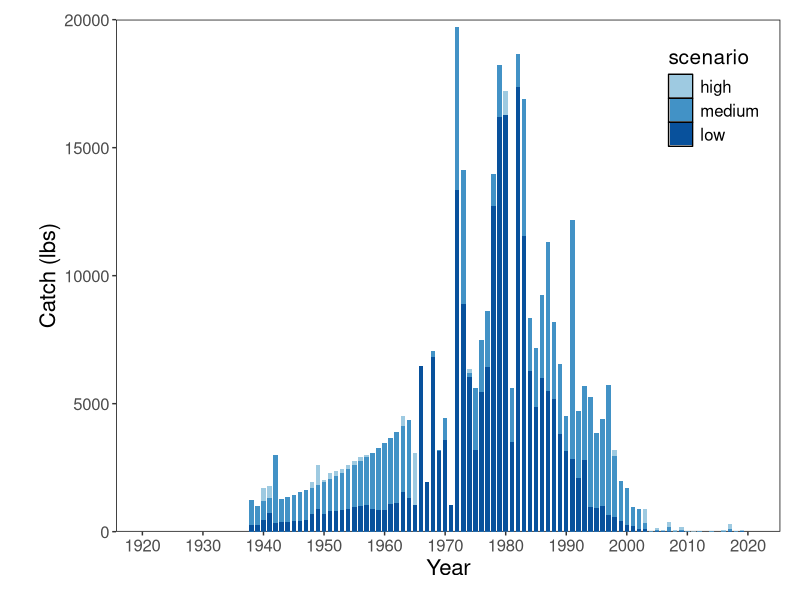

This figure's R source: (Note: this script raises an error after producing the figure.)
### Fig 2 in Min et al. 2023

library(tidyverse)
library(here)
library(ggpubr)

# read in completed catch history files
YE_high <- read.csv(here::here("catch_reconstruction_data", "complete_catch_histories", 
                               "yelloweye_USDPS_catch_scenario_high.csv"))
YE_med <- read.csv(here::here("catch_reconstruction_data", "complete_catch_histories", 
                               "yelloweye_USDPS_catch_scenario_medium.csv"))
YE_low <- read.csv(here::here("catch_reconstruction_data", "complete_catch_histories", 
                               "yelloweye_USDPS_catch_scenario_low.csv"))

# reformat all rec catch into one df
dplyr::select(YE_high, year, US_rec_catch_lbs) %>% 
  dplyr::rename(high = US_rec_catch_lbs) -> YE_high_rec

dplyr::select(YE_med, year, US_rec_catch_lbs) %>% 
  dplyr::rename(medium = US_rec_catch_lbs) -> YE_med_rec

dplyr::select(YE_low, year, US_rec_catch_lbs) %>% 
  dplyr::rename(low = US_rec_catch_lbs) -> YE_low_rec

YE_high_rec %>% 
  left_join(., YE_med_rec, by = "year") %>% 
  left_join(., YE_low_rec, by = "year") %>% 
  pivot_longer(., cols = c("high", "medium", "low")) %>% 
  dplyr::rename(scenario = name) %>% 
  mutate(scenario = factor(scenario, levels = c("high", "medium", "low")))-> YE_rec

# reformat all comm catch into one df
dplyr::select(YE_high, year, US_comm_catch_lbs) %>% 
  dplyr::rename(high = US_comm_catch_lbs) -> YE_high_comm

dplyr::select(YE_med, year, US_comm_catch_lbs) %>% 
  dplyr::rename(medium = US_comm_catch_lbs) -> YE_med_comm

dplyr::select(YE_low, year, US_comm_catch_lbs) %>% 
  dplyr::rename(low = US_comm_catch_lbs) -> YE_low_comm

YE_high_comm %>% 
  left_join(., YE_med_comm, by = "year") %>% 
  left_join(., YE_low_comm, by = "year") %>% 
  pivot_longer(., cols = c("high", "medium", "low")) %>% 
  dplyr::rename(scenario = name) %>% 
  mutate(scenario = factor(scenario, levels = c("high", "medium", "low")))-> YE_comm


# Generate the plots
YE_rec_catch_history_plot <- ggplot(YE_rec, aes(x = year, y = value, fill = scenario))+
  geom_bar(stat = "identity", position = position_dodge(width = 0), width = 2.2)+
  scale_fill_manual(values = c("#9ecae1", "#4292c6", "#08519c"))+
  theme(axis.text = element_text(size = 12),
        axis.title = element_text(size = 16),
        panel.background = element_rect(fill = "white", color = "black"),
        panel.grid = element_blank(),
        legend.position = c(0.9, 0.85),
        legend.text = element_text(size = 12),
        legend.title = element_text(size = 15),
        plot.margin = unit(c(0.5,0.5,0.5,1), "cm"))+
  xlab("Year")+
  ylab("Catch (lbs)")+
  scale_x_continuous(breaks = seq(1920, 2020, 10)) +
  scale_y_continuous(expand = c(0,0), limits = c(0, 20000))

ggsave(paste0(fig_dir, "/for_paper/YE_rec.pdf"), YE_rec_catch_history_plot, height = 6, width = 12)

YE_comm_catch_history_plot <- ggplot(YE_comm, aes(x = year, y = value, fill = scenario))+
  geom_bar(stat = "identity", position = position_dodge(width = 0), width = 2.2)+
  scale_fill_manual(values = c("#9ecae1", "#4292c6", "#08519c"))+
  theme(axis.text = element_text(size = 12),
        axis.title = element_text(size = 16),
        panel.background = element_rect(fill = "white", color = "black"),
        panel.grid = element_blank(),
        legend.position = c(0.9, 0.85),
        legend.text = element_text(size = 12),
        legend.title = element_text(size = 15),
        plot.margin = unit(c(0.5,0.5,0.5,1), "cm"))+
  xlab("Year")+
  ylab("Catch (lbs)")+
  scale_x_continuous(breaks = seq(1920, 2020, 10)) +
  scale_y_continuous(expand = c(0,0), limits = c(0, 20000))

ggsave(paste0(fig_dir, "/for_paper/YE_comm.pdf"), YE_comm_catch_history_plot, height = 6, width = 12)


# Join into two-panel figure and export
# combine them into one figure (Fig 2) for the manuscript
catch_fig <- ggarrange(YE_comm_catch_history_plot, YE_rec_catch_history_plot, ncol = 1, nrow = 2,
                            labels = c("(a)", "(b)"), font.label = list(size = 25, face = "plain"),
                       label.x = -0.01)

ggsave(here::here("figures", "catch_reconstruction", "for_paper", "Fig3.pdf"), catch_fig, height = 12, width  = 12) 
